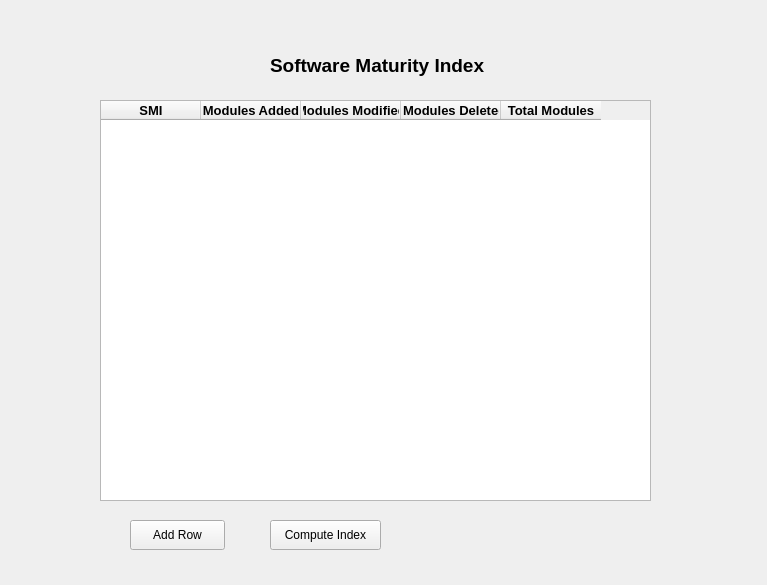
<?xml version="1.0" encoding="UTF-8"?>
<ui version="4.0">
 <class>Form</class>
 <widget class="QWidget" name="Form">
  <property name="geometry">
   <rect>
    <x>0</x>
    <y>0</y>
    <width>767</width>
    <height>585</height>
   </rect>
  </property>
  <property name="windowTitle">
   <string>Form</string>
  </property>
  <widget class="QPushButton" name="btn_add_row">
   <property name="geometry">
    <rect>
     <x>130</x>
     <y>520</y>
     <width>95</width>
     <height>30</height>
    </rect>
   </property>
   <property name="text">
    <string>Add Row</string>
   </property>
  </widget>
  <widget class="QLabel" name="label">
   <property name="geometry">
    <rect>
     <x>270</x>
     <y>50</y>
     <width>221</width>
     <height>31</height>
    </rect>
   </property>
   <property name="text">
    <string>&lt;html&gt;&lt;head/&gt;&lt;body&gt;&lt;p&gt;&lt;span style=&quot; font-size:14pt; font-weight:600;&quot;&gt;Software Maturity Index&lt;/span&gt;&lt;/p&gt;&lt;/body&gt;&lt;/html&gt;</string>
   </property>
  </widget>
  <widget class="QTableWidget" name="tableWidget">
   <property name="geometry">
    <rect>
     <x>100</x>
     <y>100</y>
     <width>551</width>
     <height>401</height>
    </rect>
   </property>
   <column>
    <property name="text">
     <string>SMI</string>
    </property>
    <property name="font">
     <font>
      <pointsize>10</pointsize>
      <weight>75</weight>
      <bold>true</bold>
     </font>
    </property>
   </column>
   <column>
    <property name="text">
     <string>Modules Added</string>
    </property>
    <property name="font">
     <font>
      <pointsize>10</pointsize>
      <weight>75</weight>
      <bold>true</bold>
     </font>
    </property>
   </column>
   <column>
    <property name="text">
     <string>Modules Modified</string>
    </property>
    <property name="font">
     <font>
      <pointsize>10</pointsize>
      <weight>75</weight>
      <bold>true</bold>
     </font>
    </property>
   </column>
   <column>
    <property name="text">
     <string>Modules Deleted</string>
    </property>
    <property name="font">
     <font>
      <pointsize>10</pointsize>
      <weight>75</weight>
      <bold>true</bold>
      <stylestrategy>PreferAntialias</stylestrategy>
     </font>
    </property>
    <property name="textAlignment">
     <set>AlignLeading|AlignVCenter</set>
    </property>
   </column>
   <column>
    <property name="text">
     <string>Total Modules</string>
    </property>
    <property name="font">
     <font>
      <pointsize>10</pointsize>
      <weight>75</weight>
      <bold>true</bold>
     </font>
    </property>
   </column>
  </widget>
  <widget class="QPushButton" name="btn_compute_idx">
   <property name="geometry">
    <rect>
     <x>270</x>
     <y>520</y>
     <width>111</width>
     <height>30</height>
    </rect>
   </property>
   <property name="text">
    <string>Compute Index</string>
   </property>
  </widget>
 </widget>
 <resources/>
 <connections/>
</ui>
